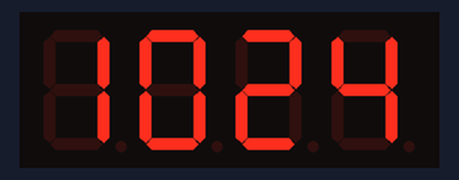
This program was run on a simulated Raspberry Pi (BCM pin numbers). On the bench: 4-digit seven-segment display. The clock reads 2024-03-15 10:24:30 at power-on unless the program sets it; library files of the repository ran but are not shown: tm1637.py; what the program prints to the terminal is not drawn. At 6.0 s the program stops and its outputs stay as they are.

Above: at 0.1 s.

The program:

pizeroclock.py
```python
#!/usr/bin/env python
# -*- coding: utf-8 -*-

from tm1637 import TM1637
import time
import datetime
import RPi.GPIO as IO

BRIGHT_TYPICAL = 2

Display = TM1637(23,24,BRIGHT_TYPICAL)
Display.Clear()

count = 0

while(count < 5):
   now = datetime.datetime.now()
   hour = now.hour
   minute = now.minute
   second = now.second
   currenttime = [ int(hour / 10), hour % 10, int(minute / 10), minute % 10 ]

   Display.Show(currenttime)
   Display.ShowDoublepoint(second % 2)

   time.sleep(1)
   count += 1
   print count

time.sleep(1)
Display.Clear()
```
